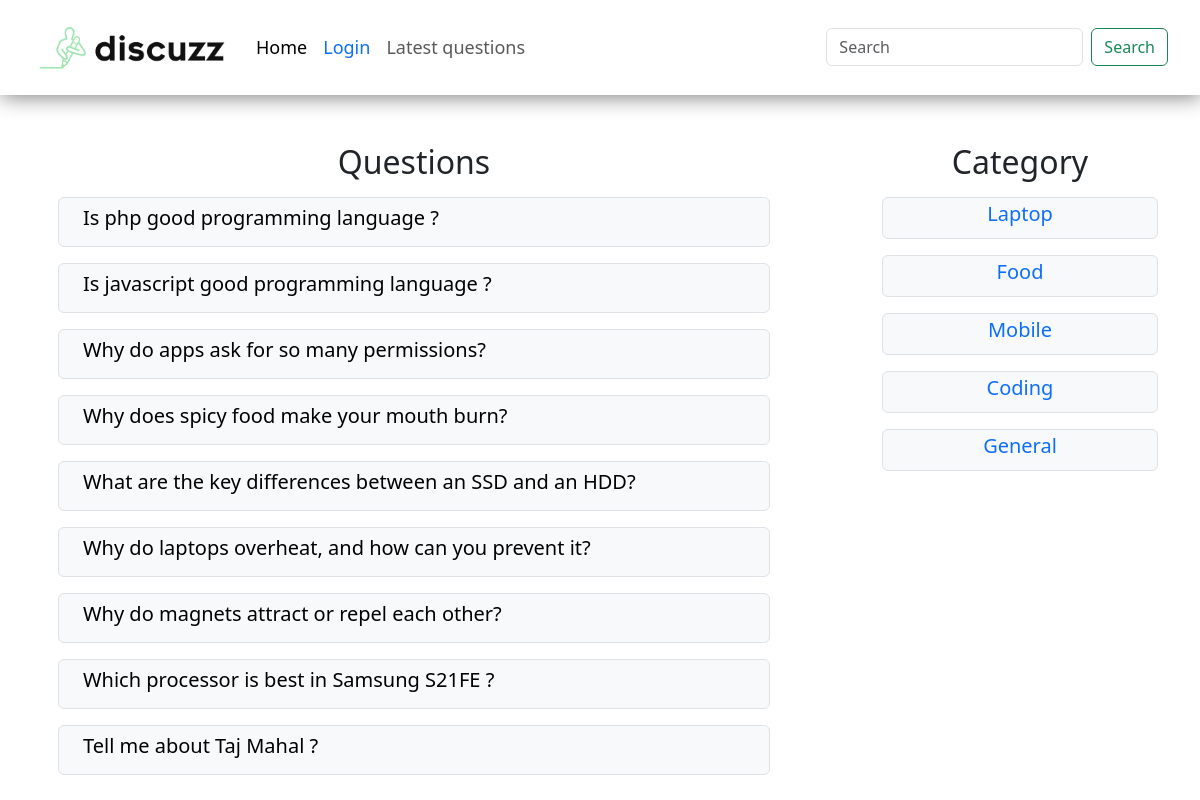
The page / on the database its author committed.
### tables this page shows
CREATE TABLE `questions` (
  `id` int(11) NOT NULL,
  `title` varchar(100) NOT NULL,
  `description` varchar(300) NOT NULL,
  `user_id` int(11) NOT NULL,
  `category` varchar(11) NOT NULL
);

CREATE TABLE `categories` (
  `id` int(11) NOT NULL,
  `name` varchar(30) NOT NULL
);

### client/questions.php (the view, shortened to what this page needs)
<div class="container mt-5 d-flex flex-row gap-5">
    <div class="col-8">
        <h2 class="text-center">Questions</h2>
        <?php
        include('./common/db.php');
        $query = "SELECT * FROM `questions`";
        $result = $conn->query($query);
        if ($result->num_rows >= 1 && !isset($_GET['category'])) {
            foreach ($result as $row) {
                $title = $row['title'];
                $id = $row['id'];
                echo "
            <a  href='?q-id=$id' class='text-decoration-none'>
             <div class='p-2 px-4  border bg-light rounded m-3 '>
                 <h5 class=' text-black'>$title</h5>
             </div>
            </a>";
            }
        }
        ?>
    </div>
    <div class="col-4 ">
        <h2 class='text-center'>Category</h2>
        <?php
        include('./common/db.php');
        $query = "SELECT * FROM `categories`";
        $result = $conn->query($query);
        if ($result->num_rows >= 1) {
            foreach ($result as $row) {
                $name_url = $row['name'];
                $name = ucfirst($row['name']);
                echo "
                <div class='border bg-light rounded p-1 px-4 m-3 mx-5'>
                    <a href='?category=$name_url' class='text-decoration-none'><h5 class='text-center text-primary '>$name</h5></a>
                </div>";
            }
        }
        ?>
    </div>
</div>

### index.php (shortened to what this page needs)
<!DOCTYPE html>
<html lang="en">
<head>
    <link href="https://cdn.jsdelivr.net/npm/bootstrap@5.3.3/dist/css/bootstrap.min.css" rel="stylesheet">
    <link rel="stylesheet" href="./public/style.css">
</head>
<body>
    <?php
    include('./client/header.php');
    if (isset($_GET['signup']) && !isset($_SESSION['user']['islogin'])) {
        include('./client/signup.php');
    } else if (isset($_GET['login']) && !isset($_SESSION['user']['islogin'])) {
        include('./client/login.php');
    } else if (isset($_GET['askQue']) && isset($_SESSION['user']['islogin'])) {
        include('./client/askQuestion.php');
    } else if (isset($_GET['q-id'])) {
        $qid = $_GET['q-id'];
        include('./client/question-details.php');
    } else if (isset($_GET['myQue'])|| isset($_GET['myQue/category']) && isset($_SESSION['user']['islogin'])) {
        $myQue_category_url =  $_GET['myQue/category'] ?? '';
        include('./client/my-questions.php');
    } else if (isset($_GET['latest']) || isset($_GET['latest/category'])) {
        $latest_category_url = $_GET['latest/category'] ?? '';
        include('./client/latest-question.php');
    } else {
        include('./client/questions.php');
    }
    ?>
</body>
</html>

### client/header.php (shortened to what this page needs)
<nav class="navbar navbar-expand-lg bg-body-light custom-navbar ">
  <div class="container-fluid">
    <img class="navbar-brand header-logo" src="./public/logo.png">
    <div class="collapse p-4 p-lg-0 rounded shadow mt-5 mt-lg-0 font-size navbar-collapse bg-light bg_white " id="navbarSupportedContent">
      <ul class="navbar-nav  me-auto mb-2 mb-lg-0">
        <li class="nav-item">
          <a class="nav-link active " aria-current="page" href="./">Home</a>
        </li>
        <?php
        if (!isset($_SESSION['user']['islogin'])) {
          if (isset($_GET['login'])) { ?>
            <li class="nav-item">
              <a class="nav-link text-primary" href="?signup=true">Signup</a>
            </li>
          <?php } else { ?>
            <li class="nav-item">
              <a class="nav-link text-primary" href="?login=true">Login</a>
            </li>
        <?php }
        } ?>
        <li class="nav-item">
          <a class="nav-link text-nowrap" href="?latest=true">Latest questions</a>
        </li>
      </ul>
      <div class="d-sm-none d-lg-block">
      <form action="" class="d-flex ">
        <input class="form-control me-2" type="search" name="search_input" placeholder="Search" aria-label="Search">
        <button class="btn btn-outline-success" type="submit">Search</button>
      </form>
      </div>
    </div>
  </div>
</nav>

### public/style.css (style rules this page uses)
.custom-navbar { height: 60px; padding: 5px 10px; box-shadow: 1px 2px 20px gray; }
.header-logo { width: 7em; }
.font-size { font-size: small; }
@media (min-width: 425px) { .header-logo { width:8em; } }
@media (min-width: 425px) { .custom-navbar { height: 70px; padding: 10px 20px; box-shadow: 1px 2px 20px gray; } }
@media (min-width: 425px) { .font-size { font-size: medium; } }
@media (min-width: 992px) { .header-logo { width:8em; } }
@media (min-width: 992px) { .custom-navbar { height: 80px; padding: 10px 20px; box-shadow: 1px 2px 20px gray; } }
@media (min-width: 992px) { .bg_white { background-color:transparent !important; box-shadow: none !important; } }
@media (min-width: 1200px) { .header-logo { width:10em; } }
@media (min-width: 1200px) { .custom-navbar { height: 95px; padding: 10px 20px; box-shadow: 1px 2px 20px gray; } }
@media (min-width: 1200px) { .font-size { font-size: large; } }

### rows shown on the page
questions: title "Is php good programming language ?"
questions: title "Is javascript good programming language ?"
questions: title "Why do apps ask for so many permissions?"
questions: title "Why does spicy food make your mouth burn?"
questions: title "What are the key differences between an SSD and an HDD?"
questions: title "Why do laptops overheat, and how can you prevent it?"
questions: title "Why do magnets attract or repel each other?"
questions: title "Which processor is best in Samsung S21FE ?"
questions: title "Tell me about Taj Mahal ?"
categories: name "Laptop"
categories: name "Food"
categories: name "Mobile"
categories: name "Coding"
categories: name "General"
